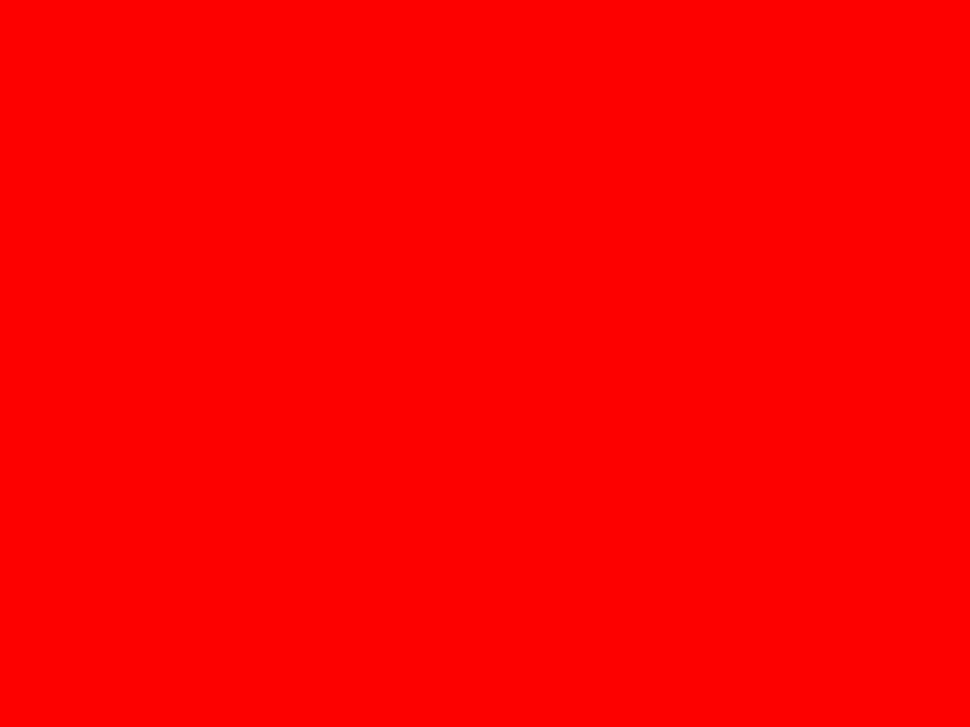
#> input picture 2_3_Double_Otsu2_Algorithm_report_for_empty_too/1.png, 970 x 727 px, shrunk from 1440 x 1080 before the run; its folder holds only this picture in this run
$ jupyter execute --allow-errors main.ipynb
#> lines starting #> are read from the running program, lines starting #| are printed output that depends on the picture
#> further down, img is the input picture: PIL image 970x727 RGBA; mean R, G, B, A 253, 0, 0, 255
# Import Libraries

[cell 1]
import cv2
from PIL import Image
import matplotlib.pyplot as plt
import numpy as np
import math
from skimage.filters import threshold_multiotsu
from skimage.morphology import remove_small_objects, remove_small_holes, disk, binary_opening, binary_closing, skeletonize
from skimage.measure import label
from scipy.ndimage import distance_transform_edt, binary_fill_holes
from skimage import img_as_ubyte

# Helper Functions

[cell 2]
def show_images(test_cases, titles=None):
    """Display images in a 2x3 grid"""
    num_cases = len(test_cases)
    rows = (num_cases + 2) // 3  # Calculate rows needed
    cols = min(3, num_cases)

    fig, axes = plt.subplots(rows, cols, figsize=(15, 5*rows))
    if rows == 1 and cols == 1:
        axes = np.array([[axes]])
    elif rows == 1 or cols == 1:
        axes = axes.reshape(rows, cols)

    axes = axes.flatten()

    for idx, img in enumerate(test_cases):
        if len(img.shape) == 2:  # Grayscale
            axes[idx].imshow(img, cmap='gray')
        else:  # Color
            axes[idx].imshow(cv2.cvtColor(img, cv2.COLOR_BGR2RGB))

        title = titles[idx] if titles else f"Case {idx + 1}"
        axes[idx].set_title(title)
        axes[idx].axis('off')

    # Hide unused subplots
    for idx in range(num_cases, len(axes)):
        axes[idx].axis('off')

    plt.tight_layout()
    plt.show()


def show_images_cropped(test_cases, titles=None, slice_size_px=None, col_width=5):
    """Display cropped images in a grid with figure height adjusted to avoid whitespace.

    Parameters
    ----------
    test_cases : list of np.ndarray
        List of images to display.
    titles : list of str, optional
        Titles for each image.
    slice_size_px : int, optional
        The height in pixels of the cropped images. If None, uses the height
        of the first image in test_cases.
    col_width : float, optional
        Width in inches for each column (default 5).
    """
    if len(test_cases) == 0:
        return

    num_cases = len(test_cases)
    rows = (num_cases + 2) // 3  # Calculate rows needed
    cols = min(3, num_cases)

    # Determine image dimensions
    if slice_size_px is None:
        slice_size_px = test_cases[0].shape[0]

    # Get image width (assume all images have same width)
    img_width = test_cases[0].shape[1]

    # Calculate aspect ratio of cropped images
    aspect_ratio = slice_size_px / img_width if img_width > 0 else 1.0

    # Calculate figure dimensions
    fig_width = col_width * cols
    row_height = col_width * aspect_ratio  # Scale height by aspect ratio
    fig_height = row_height * rows + 0.5 * rows  # Add small padding for titles

    fig, axes = plt.subplots(rows, cols, figsize=(fig_width, fig_height))
    if rows == 1 and cols == 1:
        axes = np.array([[axes]])
    elif rows == 1 or cols == 1:
        axes = axes.reshape(rows, cols)

    axes = axes.flatten()

    for idx, img in enumerate(test_cases):
        if len(img.shape) == 2:  # Grayscale
            axes[idx].imshow(img, cmap='gray', aspect='equal')
        else:  # Color
            axes[idx].imshow(cv2.cvtColor(img, cv2.COLOR_BGR2RGB), aspect='equal')

        title = titles[idx] if titles else f"Case {idx + 1}"
        axes[idx].set_title(title)
        axes[idx].axis('off')

    # Hide unused subplots
    for idx in range(num_cases, len(axes)):
        axes[idx].axis('off')

    plt.tight_layout()
    plt.show()


# [36 lines left out: function show_histograms, not called in this run]

def plot_case_stats(means, stds=None, titles=None, rows=2, cols=3, figsize=(12, 6), ylabel="Diameter (µm)"):
    """Plot per-case mean ± std in a rows x cols grid.

    Parameters
    - means: sequence of mean values (can contain np.nan)
    - stds: sequence of std values (same length as means) or None
    - titles: optional list of titles for each subplot
    - rows, cols: grid layout
    """
    import numpy as _np
    import matplotlib.pyplot as _plt

    n = len(means)
    fig, axes = _plt.subplots(rows, cols, figsize=figsize)
    axes = axes.flatten()

    # Determine y-limit from valid means
    valid_means = [m for m in means if not _np.isnan(m)]
    max_mean = max(valid_means) if valid_means else 1.0

    for idx in range(rows * cols):
        ax = axes[idx]
        if idx < n:
            m = means[idx]
            sd = stds[idx] if (stds is not None and idx < len(stds)) else 0
            title = titles[idx] if (titles is not None and idx < len(titles)) else f"Case {idx+1}"

            # Convert NaN to 0 for display
            m_display = 0.0 if _np.isnan(m) else m
            sd_display = 0.0 if (sd is None or _np.isnan(sd)) else sd

            ax.bar(0, m_display, yerr=sd_display, capsize=5, color='C0')
            ax.set_xlim(-0.5, 0.5)
            ax.set_ylim(0, max_mean * 1.2 if max_mean > 0 else 1.0)
            ax.set_xticks([])
            ax.set_ylabel(ylabel)
            ax.set_title(f"{title}\nmean={m_display:.1f} µm\nstd={sd_display:.1f} µm")
        else:
            ax.axis('off')

    _plt.tight_layout()
    _plt.show()

# [16 lines left out: function diameter_profile, not called in this run]

def enforce_two_bg_one_silk(core):
    """
    Enforce exactly two background regions and one connected silk region.
    If unable to find 2 backgrounds (e.g., silk touching edges or uniform image),
    returns all-background (no silk detected).

    Inputs
    ------
    core : np.ndarray (bool or 0/1)
        Foreground mask from 2-class Otsu:
            True/1  -> silk candidate
            False/0 -> background

    Returns
    -------
    final_silk_uint8 : np.ndarray (0/1 uint8)
        Final solid silk region (single connected component, no holes).
    final_bg_uint8 : np.ndarray (0/1 uint8)
        Final background mask = union of two background regions.
    (n_bg_final, n_silk_final) : tuple of ints
        Number of connected components in final_bg and final_silk (diagnostics).
    """
    band_raw = core.astype(bool)
    bg_orig = ~band_raw

    def _sorted_components(mask_bool):
        lbl = label(mask_bool)
        comps = []
        for lab in range(1, lbl.max() + 1):
            comp = (lbl == lab)
            comps.append((int(comp.sum()), comp))
        comps.sort(key=lambda x: x[0], reverse=True)
        return comps

    # 1) Two background regions
    areas_o = _sorted_components(bg_orig)

    if len(areas_o) >= 2:
        bg1 = areas_o[0][1].copy()
        bg2 = areas_o[1][1].copy()
        final_bg = bg1 | bg2
    else:
        # Only 1 background component found - likely silk touching edge or uniform image
        if len(areas_o) == 1:
            bg_comp = areas_o[0][1]
            # Check horizontal extent - if bg spans >80% of width, silk is at edge
            cols_with_bg = np.any(bg_comp, axis=0)
            bg_width = cols_with_bg.sum()
            if bg_width > 0.8 * bg_comp.shape[1]:
                # Silk touching edge -> treat as no-silk case
                all_bg = np.ones_like(core, dtype=np.uint8)
                no_silk = np.zeros_like(core, dtype=np.uint8)
                return no_silk, all_bg, (1, 0)
        elif len(areas_o) == 0:
            # No background at all (entire image is silk) -> edge case
            all_bg = np.ones_like(core, dtype=np.uint8)
            no_silk = np.zeros_like(core, dtype=np.uint8)
            return no_silk, all_bg, (1, 0)

        # Try to grow background to get at least 2 components (limited iterations)
        bg = bg_orig.copy()
        radius = 1
        max_radius = min(max(bg.shape) // 4, 5)  # Capped for speed
        found_two = False

        while radius <= max_radius:
            try:
                comps = _sorted_components(bg)
                if len(comps) >= 2:
                    bg1 = comps[0][1].copy()
                    bg2 = comps[1][1].copy()
                    final_bg = bg1 | bg2
                    found_two = True
                    break

                # Safety: if bg has very few pixels, abort
                if bg.sum() < 10:
                    break

                bg = binary_closing(bg, disk(radius))
                bg = binary_fill_holes(bg)
                radius += 1
            except Exception:
                break

        if not found_two:
            # Can't find 2 backgrounds -> return all-background (no silk)
            all_bg = np.ones_like(core, dtype=np.uint8)
            no_silk = np.zeros_like(core, dtype=np.uint8)
            return no_silk, all_bg, (1, 0)

    # 2) Silk = complement of chosen background, filled
    final_silk = ~final_bg
    final_silk = binary_fill_holes(final_silk)

    # 3) Ensure silk is a single component: keep largest silk, reassign the rest to nearest bg
    lbl_silk = label(final_silk)
    if lbl_silk.max() > 1:
        silk_comps = _sorted_components(final_silk)
        main_silk = silk_comps[0][1].copy()
        other_silk = np.zeros_like(final_silk, dtype=bool)
        for _, comp in silk_comps[1:]:
            other_silk |= comp

        dist_bg1 = distance_transform_edt(~bg1)
        dist_bg2 = distance_transform_edt(~bg2)

        assign_to_bg1 = (dist_bg1 < dist_bg2) & other_silk
        assign_to_bg2 = (dist_bg2 <= dist_bg1) & other_silk

        bg1 |= assign_to_bg1
        bg2 |= assign_to_bg2

        final_bg = bg1 | bg2
        final_silk = ~final_bg
        final_silk = binary_fill_holes(final_silk)

    # 4) Safety fallback
    if final_silk.sum() == 0:
        final_silk = binary_fill_holes(band_raw)
        if final_silk.sum() == 0:
            final_silk = band_raw

    n_bg_final = label(final_bg).max()
    n_silk_final = label(final_silk).max()

    return final_silk.astype(np.uint8), final_bg.astype(np.uint8), (n_bg_final, n_silk_final)

def compute_skeleton(mask, method='centerline', smooth_window=11, width=1, closing_height=3):
    """Compute a 1-pixel-wide skeleton for a binary mask.

    Parameters
    - mask: 2D array-like (0/1 or bool)
    - method: 'skeletonize' to use skimage.skeletonize, or 'centerline' to compute
              a single-pixel-per-row centerline then skeletonize it.
    - smooth_window: integer odd window for smoothing the per-row center x coordinates
    - width: if >1, widen the centerline horizontally before skeletonizing
    - closing_height: vertical closing size to fill tiny gaps in the line

    Returns
    - boolean array same shape as mask containing the skeleton
    """
    m = mask.astype(bool)
    if method == 'skeletonize':
        return skeletonize(m).astype(bool)

    # centerline method
    h, w = m.shape
    xs = np.full(h, np.nan)
    for y in range(h):
        cols = np.nonzero(m[y, :])[0]
        if cols.size:
            xs[y] = np.median(cols)

    # If no rows contained silk, return empty skeleton
    if not np.isfinite(xs).any():
        return np.zeros_like(m, dtype=bool)

    # Interpolate missing rows
    rows = np.arange(h)
    good = np.isfinite(xs)
    if not good.all():
        xs[~good] = np.interp(rows[~good], rows[good], xs[good])

    # Smooth x positions with a simple moving average
    if smooth_window is None or smooth_window <= 1:
        xs_smooth = xs
    else:
        k = np.ones(smooth_window) / float(smooth_window)
        xs_smooth = np.convolve(xs, k, mode='same')

    xs_int = np.clip(np.round(xs_smooth).astype(int), 0, w - 1)

    line = np.zeros((h, w), dtype=bool)
    line[rows, xs_int] = True

    # Fill tiny vertical gaps with a narrow vertical closing
    try:
        from skimage.morphology import binary_closing, rectangle, dilation
        line = binary_closing(line, rectangle(closing_height, 1))
    except Exception:
        # fallback: simple interpolation of isolated missing rows
        for y in range(1, h - 1):
            if not line[y].any() and line[y - 1].any() and line[y + 1].any():
                cx_prev = int(np.round(np.nonzero(line[y - 1])[0].mean()))
                cx_next = int(np.round(np.nonzero(line[y + 1])[0].mean()))
                cx = int(np.round((cx_prev + cx_next) / 2.0))
                if 0 <= cx < w:
                    line[y, cx] = True

    # Optionally widen before skeletonizing
    if width is not None and width > 1:
        try:
            from skimage.morphology import dilation, rectangle
            line = dilation(line, rectangle(1, width))
        except Exception:
            pad = width // 2
            new = np.zeros_like(line)
            for y in range(h):
                x = xs_int[y]
                l = max(0, x - pad)
                r = min(w, x + pad + 1)
                new[y, l:r] = True
            line = new

    # Final skeletonize to ensure a 1-pixel-wide center
    sk = skeletonize(line)
    return sk.astype(bool)


def diameters_from_skeleton(skeleton, dist_map, um_per_px):
    """
    Compute local diameters along a 1-pixel-wide skeleton using
    a Euclidean distance transform.

    Parameters
    ----------
    skeleton : 2D np.ndarray of bool or 0/1
        Skeleton mask: True/1 on the centreline, False/0 elsewhere.
    dist_map : 2D np.ndarray of float
        Euclidean distance transform of the *same* binary mask
        used to create the skeleton. Each pixel = distance [px]
        to nearest background.
    um_per_px : float, optional
        Scale factor to convert pixels to micrometres.

    Returns
    -------
    diam_px : 1D np.ndarray
        Local diameters in pixels at each skeleton pixel.
    diam_um : 1D np.ndarray
        Same diameters in micrometres.
    stats : dict
        Summary statistics (mean, std, min, max in µm).
    """

    # Ensure boolean skeleton
    skel_bool = skeleton.astype(bool)

    # Radii at skeleton pixels (in pixels)
    radii_px = dist_map[skel_bool]

    # Filter out zeros just in case (edge artefacts)
    radii_px = radii_px[radii_px > 0]

    diam_px = 2.0 * radii_px
    diam_um = diam_px * um_per_px

    stats = {
        "mean_um": float(diam_um.mean()) if diam_um.size else np.nan,
        "std_um":  float(diam_um.std())  if diam_um.size else np.nan,
        "min_um":  float(diam_um.min())  if diam_um.size else np.nan,
        "max_um":  float(diam_um.max())  if diam_um.size else np.nan,
        "n_points": int(diam_um.size),
    }

    return diam_px, diam_um, stats
def analyze_purity(regions):
    """
    regions : 2D array, with labels
        0 -> pure
        1 -> uncertainty
        (others ignored)

    Returns:
        dict with percentages:
        {
            'pure_pct', 'unc_pct', 'pure_plus_unc_pct'
        }
    """
    regs = np.asarray(regions)

    pure_px = int((regs == 0).sum())
    unc_px  = int((regs == 1).sum())
    total_px = pure_px + unc_px

    if total_px == 0:
        return {
            "pure_pct": 0.0,
            "unc_pct": 0.0,
            "pure_plus_unc_pct": 0.0,
        }

    pure_pct = 100.0 * pure_px / total_px
    unc_pct  = 100.0 * unc_px  / total_px

    return {
        "pure_pct": pure_pct,
        "unc_pct":  unc_pct,
        "pure_plus_unc_pct": pure_pct + unc_pct,  # ~100%
    }


def plot_purity_bars(purity_results, titles=None):
    """
    purity_results : list of dicts returned by analyze_purity
                    (expects keys 'pure_pct', 'unc_pct')
    titles         : list of strings, one per case
    """
    n = len(purity_results)
    if titles is None:
        titles = [f"Case {i+1}" for i in range(n)]

    # Layout: up to 3 columns, enough rows
    n_cols = min(3, n)
    n_rows = math.ceil(n / n_cols)

    fig, axes = plt.subplots(n_rows, n_cols, figsize=(5 * n_cols, 2.5 * n_rows))
    if n_rows == 1 and n_cols == 1:
        axes = np.array([[axes]])
    elif n_rows == 1:
        axes = np.array([axes])
    elif n_cols == 1:
        axes = np.array([[ax] for ax in axes])

    axes_flat = axes.ravel()

    for idx, (res, title) in enumerate(zip(purity_results, titles)):
        ax = axes_flat[idx]

        pure = res.get("pure_pct", 0.0)
        unc  = res.get("unc_pct", 0.0)

        # Single stacked bar at x=0
        x = 0
        width = 0.6

        ax.bar(x, pure, width, label="pure")
        ax.bar(x, unc, width, bottom=pure, label="uncertainty")

        # Add percentage labels to the right of bars
        ax.text(0.5, pure/2, f"{pure:.1f}%", ha='left', va='center', fontsize=9)
        if unc > 0:
            ax.text(0.5, pure + unc/2, f"{unc:.1f}%", ha='left', va='center', fontsize=9)

        ax.set_xlim(-1, 1.5)
        ax.set_xticks([x])
        ax.set_xticklabels(["silk"])
        ax.set_ylim(0, 100)
        ax.set_ylabel("Percent of silk pixels [%]")
        ax.set_title(title)

    # Hide unused subplots
    for j in range(n, n_rows * n_cols):
        fig.delaxes(axes_flat[j])

    # Only one legend for the whole figure
    handles, labels = axes_flat[0].get_legend_handles_labels()
    fig.legend(handles, labels, loc="upper right")

    fig.tight_layout()
    plt.show()

# 1. Load images and show histogram

[cell 3]
# Load test images using PIL
test_cases = []
#> (the rest of this cell did not finish here and is left out)

# 2. Greyscale and Crop

[cell 4]
# Crop images to slice_size_px height, keeping full width
slice_size_mm = 0.5;
#> slice_size_mm = 0.5
um_per_px = 1.2;  # Example conversion factor, adjust as needed
slice_size_px = int(slice_size_mm * 1000 * um_per_px);
#> slice_size_px = 600
print(f"Cropping images to {slice_size_px} pixels height. The original image height is {test_cases[0].shape[0]} pixels.")
#| Cropping images to 600 pixels height. The original image height is 727 pixels.

test_cases_gray = [cv2.cvtColor(img, cv2.COLOR_BGR2GRAY) for img in test_cases]
#> test_cases_gray = 1 item
test_cases_gray_cropped = [img[:slice_size_px, :] for img in test_cases_gray]
#> test_cases_gray_cropped = 1 item
show_images_cropped(test_cases_gray_cropped, titles=[f"Case {i+1}" for i in range(len(test_cases_gray_cropped))])
#> in show_images_cropped, `num_cases = len(test_cases)`: num_cases = 1
#> in show_images_cropped, `fig_width = col_width * cols`: fig_width = 5
#> in show_images_cropped, `fig_height = row_height * rows + 0.5 * rows`: fig_height = 3.59
#> the loop in show_images_cropped, `for idx, img in enumerate(test_cases):` made 1 pass
#> title on pass 1: 'Case 1'
#> in show_images_cropped, `plt.show()`:
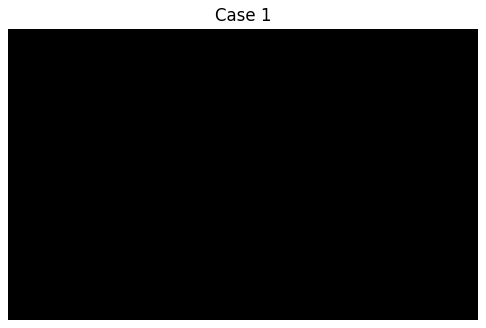
#> figure drawn by matplotlib, 1 panel

[cell 5]
# Apply Otsu to cropped grayscale images
test_cases_otsu_bg_and_silk = []
for img in test_cases_gray_cropped:
    # Check if image has enough variation for thresholding
    unique_vals = np.unique(img)
    if len(unique_vals) < 2:
        # Uniform image: treat as all background (no silk detected)
        # Use label 1 for background (consistent with Otsu where 0=silk, 1=bg)
        regions = np.ones_like(img, dtype=np.uint8)
        print(f"Warning: Uniform image detected (value={unique_vals[0]}), treating as all background.")
    else:
        try:
            thresholds = threshold_multiotsu(img, classes=2)
            regions = np.digitize(img, bins=thresholds)
        except ValueError as e:
            # Fallback if Otsu still fails (e.g., very low variation)
            regions = np.ones_like(img, dtype=np.uint8)
            print(f"Warning: Otsu thresholding failed ({e}), treating as all background.")
    test_cases_otsu_bg_and_silk.append(regions)
#> this loop made 1 pass
#> unique_vals on pass 1: [76]
#> (printed output is left out)
#> after the loop, test_cases_otsu_bg_and_silk = 1 item

# Display with silk as white for consistency (invert: 0->1, 1->0)

test_cases_otsu_display = [1 - img for img in test_cases_otsu_bg_and_silk]
#> test_cases_otsu_display = 1 item
show_images_cropped(test_cases_otsu_display, titles=[f"Case {i+1}" for i in range(len(test_cases_otsu_bg_and_silk))])
#> the loop in show_images_cropped (call 2), `for idx, img in enumerate(test_cases):` made 1 pass

# 3. Example Segment

[cell 6]
core = (regions == 0)       # sure silk
background = (regions == 1)       # background
show_images([core, background],
            titles=["Core Silk", "Background"])
#> in show_images, `plt.show()`:
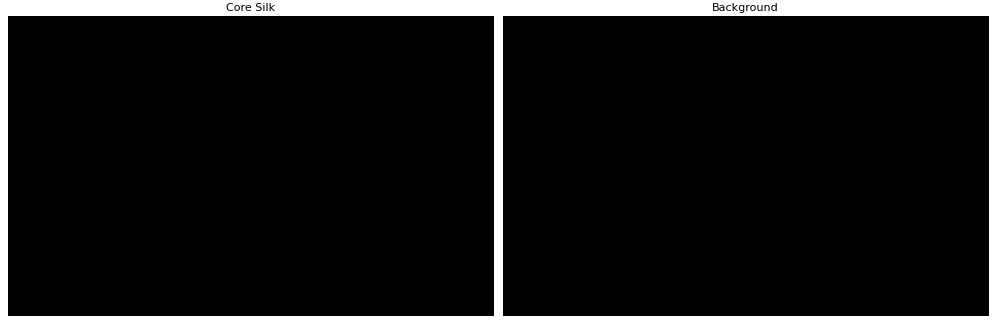
#> figure drawn by matplotlib, 2 panels

# 4. Fill the small holes, to measure properly the diameter

[cell 7]
# Request a single somewhat-vertical center line for the silk
final_silk, final_bg, (n_bg_final, n_silk_final) = enforce_two_bg_one_silk(core)
#> core: shape (600, 970) bool; every value is 0
print(f"Final background components: {n_bg_final}, Final silk components: {n_silk_final}")
#| Final background components: 1, Final silk components: 0

show_images_cropped([core, final_bg.astype(np.uint8), final_silk.astype(np.uint8)],
            titles=["Raw Band", "Final Background (2 regions)", "Final Silk (1 region)"])
#> call 3 of show_images_cropped, with col_width = 5
#> in show_images_cropped (call 3), `plt.show()`:
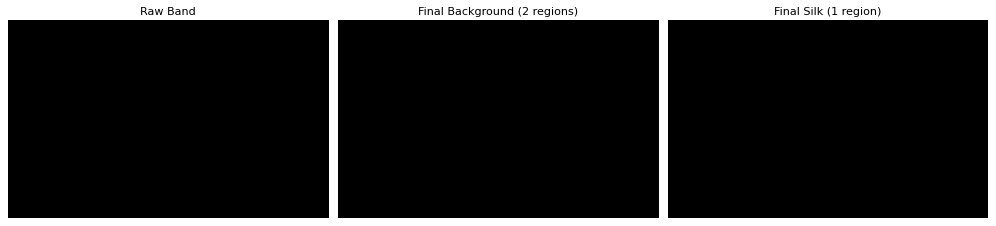
#> figure drawn by matplotlib, 3 panels

# Update band variable used later
band = final_silk.astype(bool)

# 5. Show the band for all of the pictures.

[cell 8]
test_cases_band = []
test_cases_core = []
for img in test_cases_otsu_bg_and_silk:
    core = (img == 0)       # sure silk
    background   = (img == 1)       # background
    final_silk, final_bg, (n_bg_final, n_silk_final) = enforce_two_bg_one_silk(core)
    test_cases_band.append(final_silk)
    test_cases_core.append(core)
#> this loop made 1 pass
#> (bg_width in enforce_two_bg_one_silk, n_bg_final, n_silk_final) on pass 1: (970, 1, 0)
#> (the rest of the program and of its run is left out)
